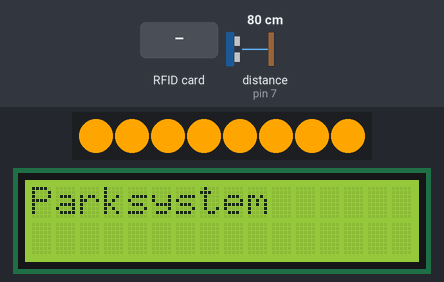
The sketch below on a simulated Arduino Uno, built with avr-gcc and run on an emulated ATmega328P. On the bench: 8 RGB LEDs in strip order, left to right, 16×2 character LCD. Wiring (inferred from the names in the program): ultrasonic range finder: trigger pin 6; echo pin 7. Inputs (shaded band) come from the test bench; at power-on: distance to the obstacle (sensor on pin 7) 80 cm. The echo pulse lasts 58.3 µs per cm; dim RGB values are drawn brighter than linear; the local clock reads 2024-03-15 10:24:30 at power-on unless the sketch sets it; what the sketch prints to the serial monitor is not drawn.

Above: at 1.3 s.
1.4 s: distance to the obstacle (sensor on pin 7) set to 56 cm
4.4 s: distance to the obstacle (sensor on pin 7) set to 46 cm
At 5.2 s:
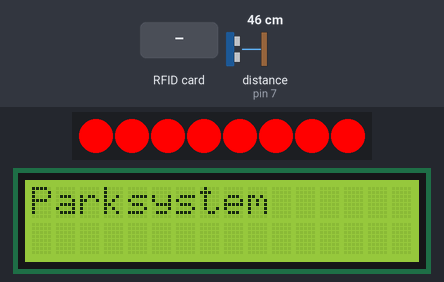
5.9 s: RFID card 5E 7A 19 C4 held to the reader
At 6.9 s:
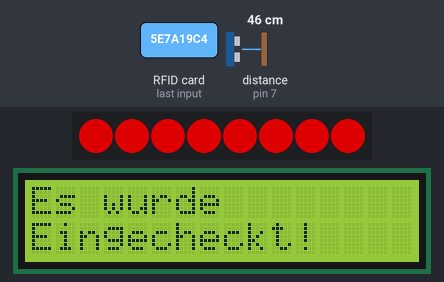
7.4 s: distance to the obstacle (sensor on pin 7) set to 60 cm
At 7.8 s:
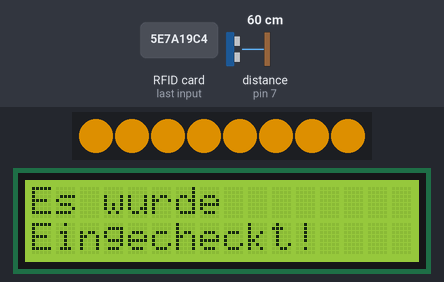
8.9 s: distance to the obstacle (sensor on pin 7) set to 120 cm
At 10.1 s:
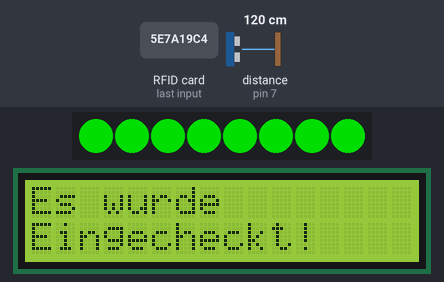
10.4 s: distance to the obstacle (sensor on pin 7) set to 2 cm
At 11.6 s:
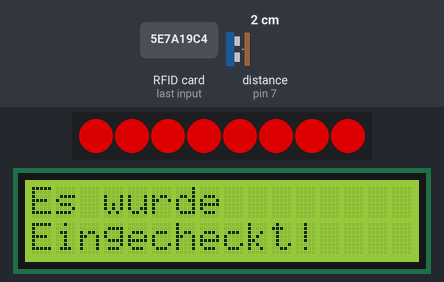
Timing chart, 0 to 12.9 s (numbered marks = the images above; inputs shaded):
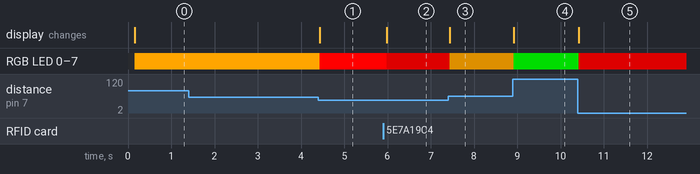

The sketch:

Skript.ino
```cpp
//Vincent
#include <SPI.h>
#include <MFRC522.h>
#include <Adafruit_NeoPixel.h>
#include <Wire.h>
#include <LiquidCrystal_I2C.h>
#include <RTClib.h>
DateTime checkInTime; // <--- Diese Zeile hinzufügen!


//Vincent
// RFID
#define SS_PIN 10
#define RST_PIN 9


// Ultraschall
#define TRIG_PIN 6
#define ECHO_PIN 7


// LED-Leiste
#define LED_PIN 8
#define NUM_LEDS 8  // 8 LEDs auf der Leiste

MFRC522 mfrc522(SS_PIN, RST_PIN);
Adafruit_NeoPixel strip(NUM_LEDS, LED_PIN, NEO_GRB + NEO_KHZ800);

//serhat
RTC_DS1307 rtc;
LiquidCrystal_I2C lcd(0x27, 16, 2);


//vincent
unsigned long cooldownStart = 0;
const unsigned long cooldownTime = 15000; // 15 Sekunden
bool cooldownActive = false;

bool position = false; //false = frei, true = belegt
DateTime parkStartTime;
/*
Skript.ino
Arduino Skript für Sensoren und LED-Steuerung
@author: Vincent Gentz
Matrikelnummer:
Datum: 22.10.2025"""
*/

void setup() {
  Serial.begin(9600);
  while (!Serial);

  // RFID Setup
  SPI.begin();
  mfrc522.PCD_Init();

  // Ultraschall Setup
  pinMode(TRIG_PIN, OUTPUT);
  pinMode(ECHO_PIN, INPUT);

  // LED-Leiste Setup
  strip.begin();
  strip.show(); // Alle LEDs aus
  //strip.setBrightness(30);


  lcd.init();
  lcd.backlight();
  lcd.clear();

  if(!rtc.begin()) {
    Serial.println("RTC nicht gefunden!");
    while(1);
  }
  if(!rtc.isrunning()) {
    rtc.adjust(DateTime(F(__DATE__), F(__TIME__)));
  }

  //Vincent
  Serial.println(F("RFID + Ultraschall + LED + RTC System gestartet"));
  Serial.println(F("Karte auflegen zum Einchecken"));
  lcd.clear();
  lcd.setCursor(0, 0);
  lcd.print("Parksystem");
}

unsigned long lastPrint = 0;
void loop() {
  // Ultraschall-Messung
  long distance = measureDistance();
  updateLEDs(distance);

  ///Cooldown runterzählen
  if (cooldownActive) {

    //millis() verstrichene Zeit seit Start von Controller
    //timePassed = wie viel Zeit seit Cooldownstart vergangen ist
    unsigned long timePassed = millis() - cooldownStart;
    //übrige Zeit
    unsigned long remaining = cooldownTime - timePassed;

    if (millis() - lastPrint >= 1000) {
      lastPrint = millis();
      Serial.print(F("Cooldown aktiv: "));
      Serial.print(remaining / 1000);
      Serial.println(F(" Sekunden verbleibend"));
    }

    if (timePassed >= cooldownTime) {
      cooldownActive = false;
      Serial.println(F("Cooldown vorbei - neue Karten können gescannt werden."));
    }
    return;

  } else {

    // Überprüfung ob Karte vorhanden ist
    if (!mfrc522.PICC_IsNewCardPresent()) return;
    if (!mfrc522.PICC_ReadCardSerial()) return;

    String uid = "";
    //Stuct mfrc522.uid gegeben
    /*
        size
        uidByte[]
        sak (Kartentyp)
    */
    for (byte i = 0; i < mfrc522.uid.size; i++) {

      if (mfrc522.uid.uidByte[i] < 0x10) uid += "0";
      //wandelt uidByte in Hex um, HEX bestimmt Format
      uid += String(mfrc522.uid.uidByte[i], HEX);
    }
    uid.toUpperCase();

    Serial.print(F("Karte erkannt! UID: "));

    //Posiion aktualisieren
    //Serhat
    position = !position;

    display(position);
    //Vincent
    Serial.println(uid);


    cooldownStart = millis();
    cooldownActive = true;
    //für Cooldown Ausgabe pro Sekunde
    lastPrint = 0;

    mfrc522.PICC_HaltA();
    mfrc522.PCD_StopCrypto1();
  }

  leddim();
}
```

MEASURE_DISTANCE.ino
```cpp
#include <SPI.h>
#include <MFRC522.h>
#include <Adafruit_NeoPixel.h>

long measureDistance() {
  digitalWrite(TRIG_PIN, LOW);
  delayMicroseconds(2);
  digitalWrite(TRIG_PIN, HIGH);
  delayMicroseconds(10);
  digitalWrite(TRIG_PIN, LOW);

  long duration = pulseIn(ECHO_PIN, HIGH);
  long distance = duration * 0.034 / 2;

  return distance;
}
```

UPDATE_LED.ino
```cpp
#include <SPI.h>
#include <MFRC522.h>
#include <Adafruit_NeoPixel.h>


void updateLEDs(long distance) {
  uint32_t color;

  if (distance > 100) {          // > 1m = GRÜN
    color = strip.Color(0, 255, 0);
  }
  else if (distance >= 50) {     // 50cm - 1m = ORANGE
    color = strip.Color(255, 165, 0);
  }
  else {                         // < 50cm = ROT
    color = strip.Color(255, 0, 0);
  }

  // Alle 8 LEDs auf die Farbe setzen
  for(int i = 0; i < 8; i++) {
    strip.setPixelColor(i, color);
  }
  strip.show();

  // Debug-Ausgabe nur alle 2 Sekunden
  static unsigned long lastDistancePrint = 0;
  if (millis() - lastDistancePrint >= 2000) {
    lastDistancePrint = millis();
    Serial.print(F("Entfernung: "));
    Serial.print(distance);
    Serial.print(F(" cm - "));
    if (distance > 100) Serial.println(F("GRÜN"));
    else if (distance >= 50) Serial.println(F("ORANGE"));
    else Serial.println(F("ROT"));
  }

  delay(100); // Kleine Pause zwischen Messungen
}
```

leddim.ino
```cpp
#include <Adafruit_NeoPixel.h>
#include <RTClib.h>

/*
von Serhat Subasi
Matrikelnummer: 327488
*/


// Zugriff auf globale Variablen
extern RTC_DS1307 rtc;
extern Adafruit_NeoPixel strip;


void leddim() {
  DateTime now = rtc.now();   // aktuelle Zeit abrufen
  int stunde = now.hour();

  // Debug-Ausgabe
  Serial.print(F("Aktuelle Uhrzeit: "));
  Serial.print(stunde);
  Serial.print(F(":"));
  Serial.println(now.minute());

  // --- Nachtmodus prüfen ---
  if (stunde >= 20 || stunde < 8) {   //prüft ob es zwischen 20 und 8 Uhr ist
    strip.setBrightness(40);  // Helligkeit reduzieren (0–255)
  } else {
    strip.setBrightness(150); // Helligkeit erhöhen
  }

  strip.show(); // Änderungen übernehmen
}
```

LCD.ino
```cpp
#include <Wire.h>
#include <RTClib.h>
#include <LiquidCrystal_I2C.h>

/*
von Serhat Subasi
Matrikelnummer: 327488
*/


// Zugriff auf globale Variablen
extern RTC_DS1307 rtc;
extern LiquidCrystal_I2C lcd;
extern DateTime checkInTime;

void display(bool position) {
  lcd.clear();       //räumt den Bildschirm auf


  if (position) {
    // Einchecken
    checkInTime = rtc.now();
    lcd.setCursor(0, 0);      // setzt auf die erste Zeile erste spalte auf dem Display
    lcd.print("Es wurde");    // gibt den Text auf dem LCD Modul aus
    lcd.setCursor(0, 1);      // setzt auf die zweite Zeile
    lcd.print("Eingecheckt!");
    Serial.println(F("Es wurde eingecheckt"));
  }
  else {
    // === Auschecken ===
    DateTime checkOutTime = rtc.now();                // holt die aktuelle Zeit
    TimeSpan parkdauer = checkOutTime - checkInTime;  // berechnet die Parkdauer durch die Differenz

    lcd.setCursor(0, 0);
    lcd.print("Es wurde");
    lcd.setCursor(0, 1);
    lcd.print("ausgecheckt");

    delay(2000); // 2 Sekunden Pause, bevor die Parkdauer angezeigt wird
    lcd.clear();

    lcd.setCursor(0, 0);
    lcd.print("Parkdauer:");
    lcd.setCursor(0, 1);
    lcd.print(parkdauer.hours());    // gibt die Stunde aus
    lcd.print("h ");
    lcd.print(parkdauer.minutes());  // gibt die Minute aus
    lcd.print("m");

    Serial.print(F("Es wurde ausgecheckt - Parkdauer: "));
    Serial.print(parkdauer.hours());
    Serial.print(" Stunden, ");
    Serial.print(parkdauer.minutes());
    Serial.println(" Minuten");
  }
}
```

Measured:
- the behaviour switches between 51 and 50 cm on distance to the obstacle (sensor on pin 7) (found by bisection; images 0 and 1)
- after the input at 1.4 s, every drawn part: stays the same
- after the input at 4.4 s, RGB LED 0–7: RGB(255, 165, 0) → RGB(255, 0, 0) at once
- after the input at 5.9 s, RGB LED 0–7: RGB(255, 0, 0) → RGB(150, 0, 0) after 0.08 s; the display: changes after 0.08 s (image 2)
- after the input at 7.4 s, RGB LED 0–7: RGB(150, 0, 0) → RGB(150, 97, 0) at once
- after the input at 8.9 s, RGB LED 0–7: RGB(150, 97, 0) → RGB(0, 150, 0) at once
- after the input at 10.4 s, RGB LED 0–7: RGB(0, 150, 0) → RGB(150, 0, 0) at once
